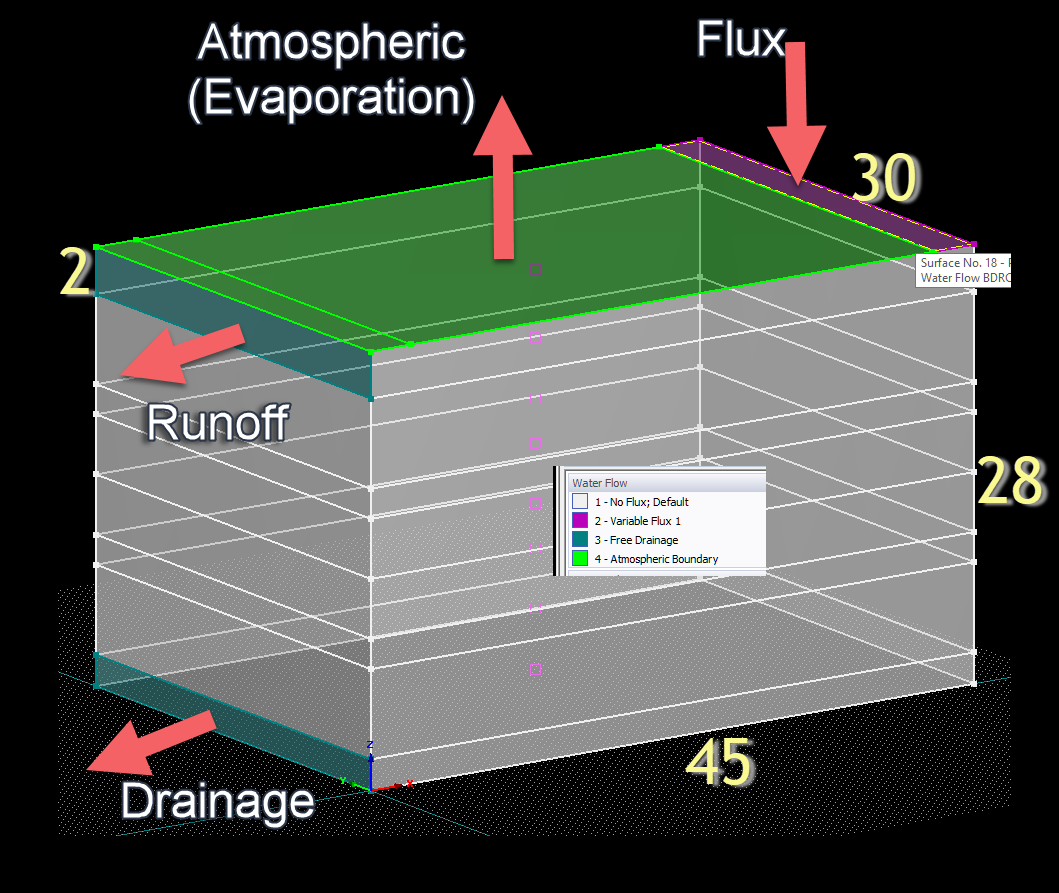
#> input picture Assets/Domain.png, 1059 x 893 px; its folder holds only this picture in this run
$ python -i GetAndDraw32_NoTests.py   (imports and definitions only)
#> lines starting #> are read from the running program, lines starting #| are printed output that depends on the picture
#!/usr/bin/env python
# coding: utf-8

# <div class="alert alert-block alert-info">
# # pyHydrus3D
# ## A Python Module to convert  HYDRUS 3D output data to 2D sections
# ### By: Dr. Mohammad Elnesr
# ***

# <div class="alert alert-block alert-success">
# ## **The Basic code**

# In[1]:


# [1 line not run here, left out]


# In[2]:


# Importing important libraries
import numpy as np
import pandas as pd
import linecache #as lc
import math
from scipy.interpolate import griddata
import matplotlib.pyplot as plt
import os
# from decimal import Decimal, ROUND_CEILING
import decimal
float_formatter = lambda x: "%.3f" % x
# [1 line not run here, left out]

from scipy.signal import savgol_filter
from scipy import integrate

from matplotlib.colors import LinearSegmentedColormap as LSCm
import matplotlib.cm as cm
import random
import glob
import shutil
# from matplotlib import rc
# rc('font',**{'family':'sans-serif','sans-serif':['Helvetica']})
# ## for Palatino and other serif fonts use:
# #rc('font',**{'family':'serif','serif':['Palatino']})
# rc('text', usetex=True)


# In[3]:


# [1 line not run here, left out]


# **Code for importing and converting HYDRUS output to CSV**

# In[4]:


# [107 lines left out: functions get_df_from_csv, read_hydrus_data, not called in this run]


# ## Converting a bunch of HYDRUS files to CSV

# #define source and destination folders
#
# source = 'C:/Users/DrNesr/Dropbox/@CurrentWork/@Work/NewHydrus/Current'
#
# output = 'C:/Users/DrNesr/Dropbox/@CurrentWork/@Work/NewHydrus/CSVs'
# #source, output

# In[6]:


def copy_required_files_and_folders(source, destination):
    success, fail =0, 0
    if not os.path.isdir(destination):
        try:
            os.mkdir(destination)
        except:
            print ("Destination directory is not found and cannot be created")
            return None
    items = glob.glob(source + '/*')
    n_folders = list(filter(lambda x: os.path.isdir(x) , items))
    for n_folder in n_folders:
        msg0 = '\nFor the directory {}'.format(n_folder.split('/')[-1])
        n_path = os.path.join(destination, n_folder.split('\\')[-1])
        items2 = glob.glob(n_folder + '/*')
        n_files2 =list(filter(lambda x: not os.path.isdir(x), items2))
        n_files3 = list(filter(lambda x: x[-4:].lower()==".txt", n_files2))
        n_files3_names = list(map(lambda x: x.
                                  split('\\')[-1].lower(), n_files3))
        count_files=len(n_files3_names)
#         print(n_files3_names)
        if count_files==0:
            out_msg= '\tNo (*.TXT) files found!'
        elif count_files < 3:
            out_msg= '\tOnly the files {} exist.'.            format(n_files3_names)
        else:
            out_msg= '\tAll the files copied successfuly.'

        if count_files >=2 and 'MESHTRIA.TXT'.                            lower() in n_files3_names:
            # create the folder only if the important files exist
            if not os.path.exists(n_path):
                os.mkdir(n_path)
            # then copy the files
            for file_from in n_files3:
                file_to = file_from.replace(source, destination)
                shutil.copyfile(file_from, file_to)
#                 print ('\t', file_from.split('\\')[-1], ' copied.')

        if count_files<3:
            print(msg0)
            print (out_msg)
            fail +=1
        else:
            success +=1
    print ('\nOut of {} scanned folders, we found:'.format(fail+success))
    print ('\t{} folders processed successfully, and'.format(success))
    print ('\t{} folders contain one or more errors'.format(fail))
    pass

# src='C:\zTest\Current'
# dst= source #'C:\zTest\Current2'
# copy_required_files_and_folders(src, dst)


# In[7]:


# [714 lines left out: functions check_folders_suitability, get_data_from_file, export_hydrus_data, retrieve_all_csv_files, read_a_level_out, read_balance_out and 8 more, not called in this run]


# In[21]:


def rnd(number, significant_digits=8):
    '''

    '''
    return round(number*10**significant_digits)/10.**significant_digits

def round_to_significance(number, significance, direction='up'):
    '''

    '''
    if direction == 'up':
        num = math.ceil(number/significance) * significance
    else:
        num = math.floor(number/significance) * significance
    return rnd (num, 4)


# In[22]:


# [26 lines left out: function smooth_series, not called in this run]


# In[23]:


def get_legend_range(mn, mx):
    '''

    '''
    rg = mx - mn
    vnn = '{:.2E}'.format(rg)
    ew=vnn.split('E')
    ws = float(ew[0]), float(ew[1])
    wq = int(float(ew[0])), 10**int(float(ew[1]))/10.
    step = wq[0]*wq[1]
    rn = round_to_significance(mn, step, direction='up')
    rx = round_to_significance(mx, step, direction='dn')
#     return vnn, ew, ws, wq, rr, rnd(rr)
    # return vnn, ws, wq, step, (mn,rn), (mx, rx), np.arange(rn+step,
    # rx+step, step)
    return np.arange(rn+step, rx+step, step)


# In[24]:


# [722 lines left out: functions draw_contour, draw_full_contour, reduce_crossed_at_list, draw_cross_sections, integrate_volume, draw_difference and 5 more, not called in this run]

# check_file_list()


# In[35]:


# ===========================================================
# ===== Second, intiating the dataframes for all files ======
# ===========================================================


def get_dataframes_from_csv(process_from_the_csv_folder = True):
    # If the CSV files already exist, then set this flag to True
    # process_from_the_csv_folder = True

#> called with process_from_the_csv_folder = True
    df2d, df3d=[],[]
    file_names={}
    file_number =-1
    dict_3d={}

    if process_from_the_csv_folder:
        items = glob.glob(output + '/*')
        subfolders=[]
        for n_folder in items:
            subfolders.append(n_folder.split('\\')[-1][:-4])
        pass
    else:
        # define file names
        subfolders= retrieve_all_csv_files(source, get='all', retrieve_folders_only=True)
        subfolders = list(subfolders.values())

    the_2d_files= list(filter(lambda x: '_2D_' in x, subfolders))
    the_3d_files= list(filter(lambda x: '_3D_' in x, subfolders))
    print ('Processing {} files, from which {} 3D files, and {} 2D files.'.
          format(len(subfolders), len(the_3d_files), len(the_2d_files)))
    # print (the_2d_files, the_3d_files)

    # store dataframes from files
    for file in the_2d_files:
        file_number +=1
        filename = '{}.CSV'.format(file)
        file_names[file_number] = filename
        df2d.append(get_df_from_csv(output, filename))
    for i, file in enumerate(the_3d_files):
        file_number +=1
        filename = '{}.CSV'.format(file)
        file_names[file_number] = filename
        dict_3d[i]= file_number
        df3d.append(get_df_from_csv(output, filename))
    # print info about each dataframe
    # print (file_names)
    dims={}
    time_steps={}
    section_locations = np.array([0.5, 0.6, 0.75, 0.9])
    sections={}
    for i, data_frame in enumerate(df2d + df3d):
        print('{:3d}-For the case study     : {}'.format(i+1, (the_2d_files+the_3d_files)[i]))
        dims[i] = get_full_dimensions(data_frame)
        print('    The full dimensions are: ', dims[i])
        time_steps[i] = get_available_timesteps(data_frame)
        print('    The available timesteps: ', time_steps[i])
        if 'y' in dims[i]:
            sections[i]=dims[i]['y'][0]+section_locations *  (dims[i]['y'][1]-dims[i]['y'][0])
            print('    The sections to study  : ', sections[i])

    return df2d, df3d, file_names, dict_3d, dims, time_steps, sections

# df2d, df3d, file_names, dict_3d, dims, time_steps, sections = get_dataframes_from_csv()


# In[1]:


# ===========================================================
# ==== Fourth, performing calculations on the dataframes ====
# ====== Performing studies on full domain and 7*5 grid =====
# ===========================================================


# [477 lines left out: functions calculate_gridded_and_full_volumes, print_date_and_time, export_png_pictures, export_png_pictures_more_efficient, not called in this run]

# export_png_pictures_more_efficient()


# <div class="alert alert-block alert-warning">
# # Testing the previous functions to confirm they work fine.

# #### *REMOVED, can be found at HydrusGetAndDraw31 and earlier*

# <div class="alert alert-block alert-warning">
# # Applying the previous works to draw the desired contour

# **Check the dataframe headers**

# # The application of all functions
# ## (on the testing dataset)

# #### *REMOVED, can be found at HydrusGetAndDraw31 and earlier*

# ## Applications on real datasets

# #### *REMOVED, can be found at HydrusGetAndDraw31 and earlier*

# # The gross analysis of sand files

# #### *REMOVED, can be found at HydrusGetAndDraw31 and earlier*

# # The gross analysis of ALL TEXTURES

# In[39]:


import warnings
# [1 line not run here, left out]

source_folder= 'C:/Users/DrNesr/Documents/Current2'

HYDRUS_TXT= 'C:/Users/DrNesr/Documents/HYDRUS_TXT/Em2Lph'
HYDRUS_CSV= 'C:/Users/DrNesr/Documents/HYDRUS_CSV/Em2Lph'
HYDRUS_PNG= 'C:/Users/DrNesr/Documents/HYDRUS_PNG/Em2Lph'

source = HYDRUS_TXT
output = HYDRUS_CSV
figput = HYDRUS_PNG

# Stage 1.1 (uncomment if not done yet)
# ---------------------------------------
# move_hydrus_txt_to_folder()

# Stage 1.2 (uncomment if not done yet)
# ---------------------------------------
# convert_HYDRUS_files_to_CSV()

# Stage 1.3 (uncomment if not done yet)
# ---------------------------------------
# missing_folder_name = 'pXZ_3D_srf_Silt_sht_rO1f'
# add_missing_csv(missing_folder_name)

# Stage 1.4 (uncomment if not done yet)
# ---------------------------------------
# check_file_list()

# Stage 2.0 (A MUST for next stages)
# ---------------------------------------
df2d, df3d, file_names, dict_3d, dims, time_steps, sections = get_dataframes_from_csv()

# Stage 4.0 (uncomment if not done yet)
# ---------------------------------------
# out_data_frame, grid_res_df = calculate_gridded_and_full_volumes()
# title_print='| n |Axi|sub|soil|elm|emtr|CS | TS |PosVol| NegVol \
#     | TotVol | PosAvg | NegAvg  |  TotAvg |PsV_Pr|NgV_Pr|TtV_Pr|  3D_filename  |'

# out_data_frame=pd.DataFrame(out_frame, columns=title_print.replace('|',' ').split())
# out_data_frame.to_csv(os.path.join(output, 'AnalysisResultsGrossFull_New.CSV'))

# grid_res_df.to_csv(os.path.join(output, 'AnalysisResultsGrossGridded_New.CSV'))
# grid_res_df.head(), out_data_frame.head()

# print_date_and_time()

# Stage 5.0 (uncomment if not done yet)
# ---------------------------------------
# export_png_pictures()
# or
# export_png_pictures_more_efficient()


# In[ ]:


# [7 lines not run here, left out]

>>> import cv2
>>> picture = cv2.imread('../../Assets/Domain.png', cv2.IMREAD_GRAYSCALE)
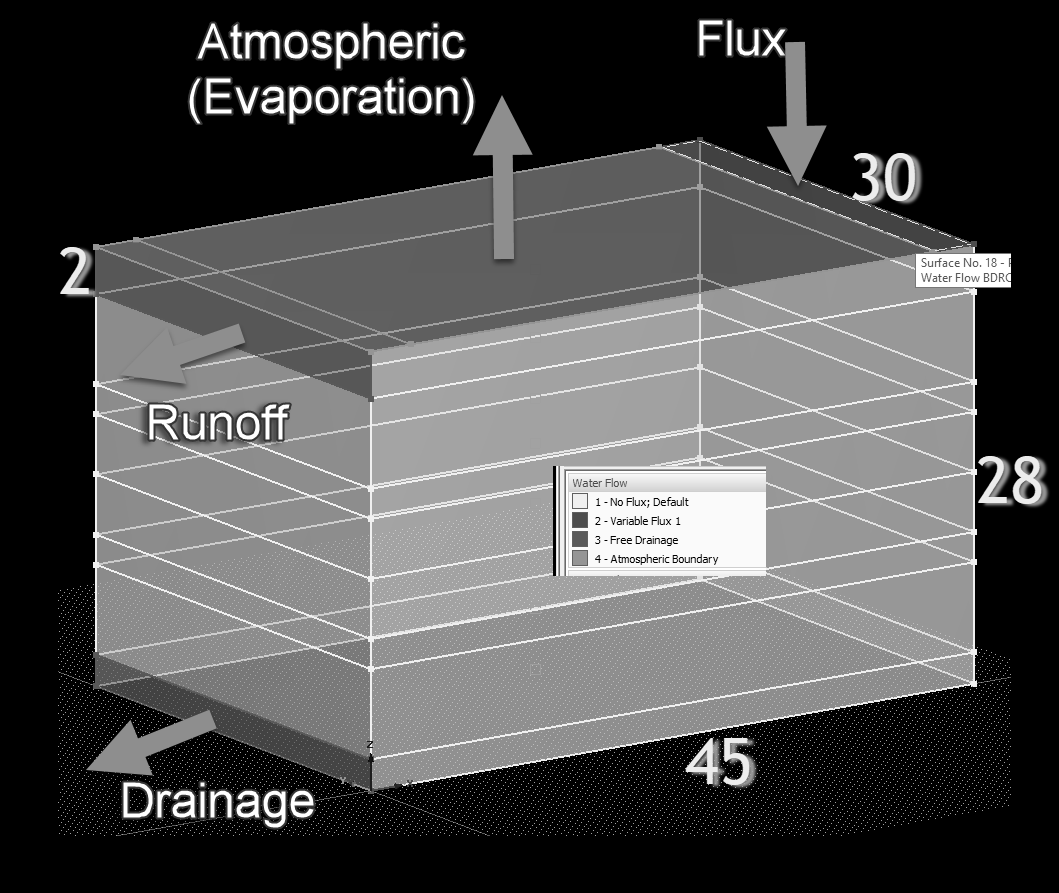
#> picture: shape (893, 1059); min 0, max 255, mean 79.9
>>> result = copy_required_files_and_folders(picture, 'out.png')
#> (the run stopped early here; a loop or call above may not have finished)

$ run again, on Assets/H_velocity.png
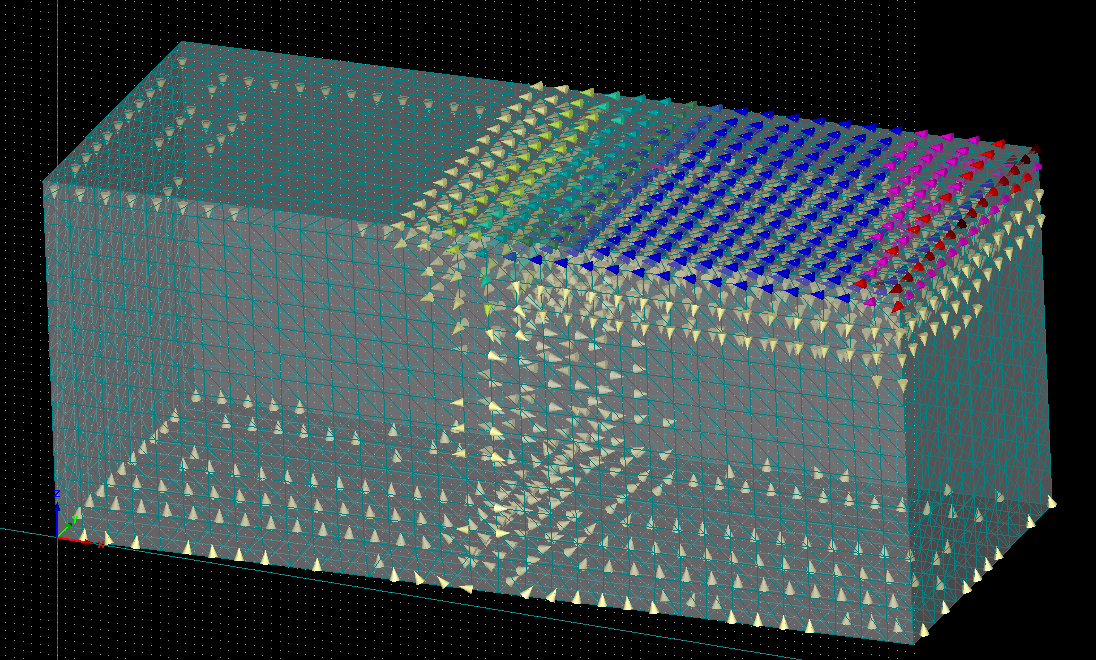
#> input picture Assets/H_velocity.png, 1096 x 660 px
#> `picture = cv2.imread('../../Assets/Domain.png', cv2.IMREAD_GRAYSCALE)`:
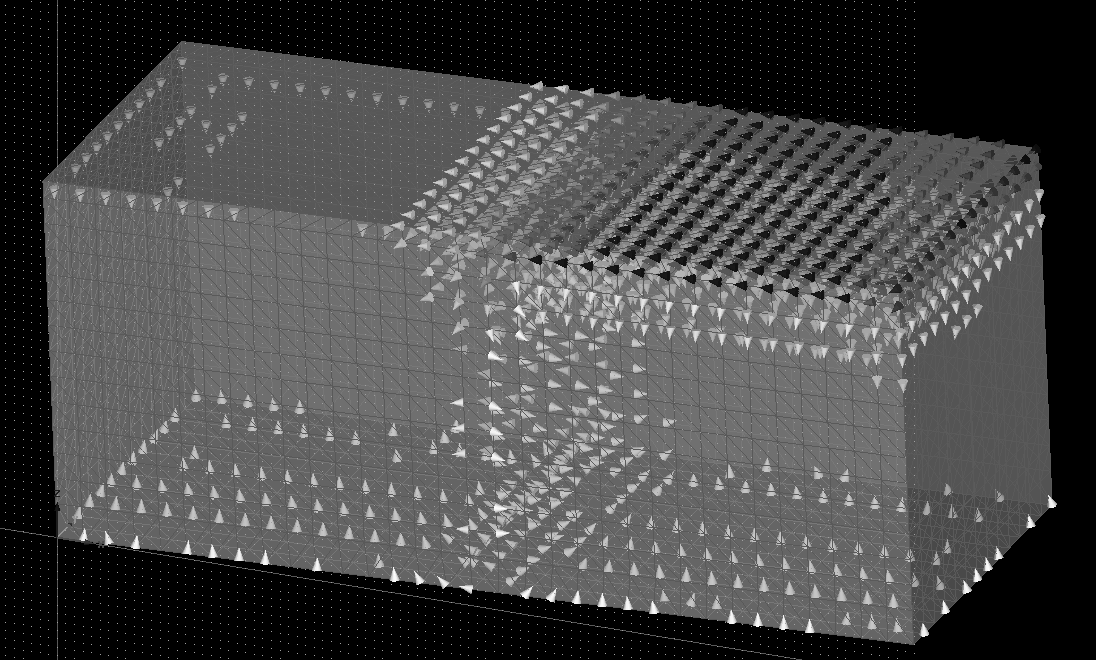
#> picture: shape (660, 1096); min 0, max 254, mean 71.9
